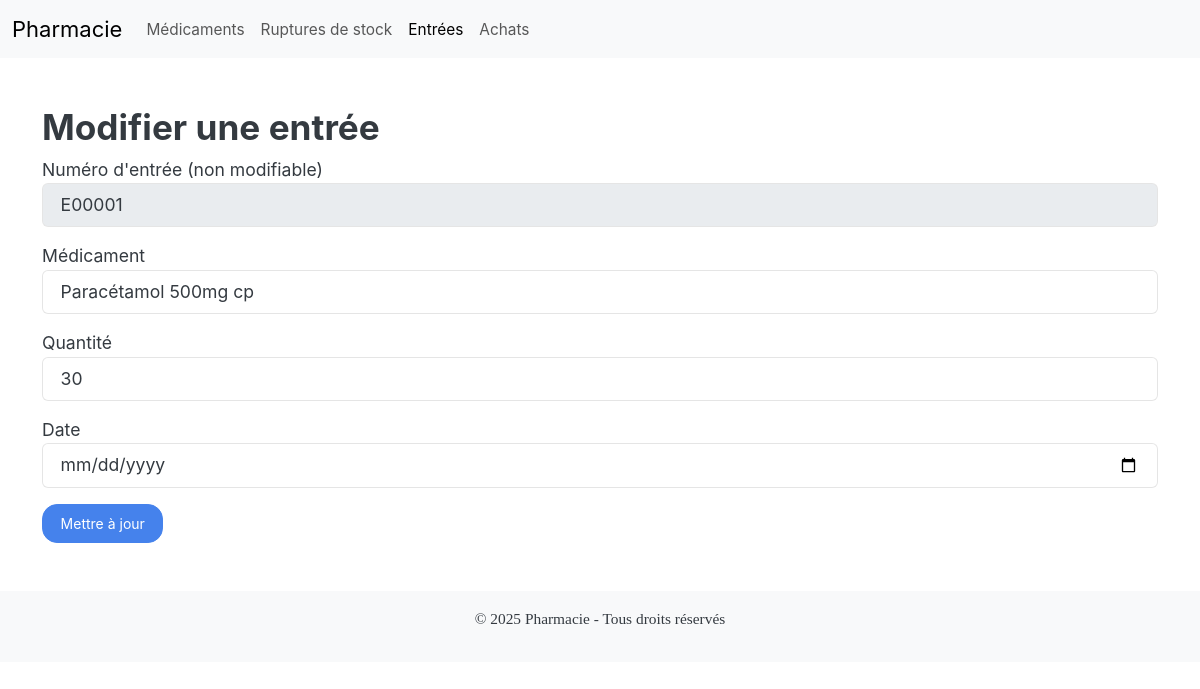
The page /index.php?controller=entree&action=edit&numEntree=E00001 on the database its author committed.
### tables this page shows
CREATE TABLE `entree` (
  `numEntree` varchar(10) NOT NULL,
  `numMedoc` varchar(10) DEFAULT NULL,
  `stockEntree` int(11) DEFAULT NULL,
  `dateEntree` date DEFAULT NULL
);

CREATE TABLE `medicament` (
  `numMedoc` varchar(10) NOT NULL,
  `Design` varchar(100) DEFAULT NULL,
  `prix_unitaire` int(11) DEFAULT NULL,
  `stock` int(11) DEFAULT 0
);

### controllers/EntreeController.php (called while the page is built, shortened)
<?php
class EntreeController {
    private $model;
    private $medicamentModel;
    public function __construct($db) {
        $this->model = new Entree($db);
        $this->medicamentModel = new Medicament($db);
    }
    public function edit($numEntree) {
        $this->model->numEntree = $numEntree;
        $stmt = $this->model->read();
        $medicaments = $this->medicamentModel->read();
        include_once 'views/entree/edit.php';
    }
}
?>

### models/Medicament.php (called while the page is built, shortened)
<?php
class Medicament {
    private $conn;
    private $table = "MEDICAMENT";
    public function __construct($db) {
        $this->conn = $db;
    }
    public function read() {
        $query = "SELECT * FROM " . $this->table;
        $stmt = $this->conn->prepare($query);
        $stmt->execute();
        return $stmt;
    }
}
?>

### models/Entree.php (called while the page is built, shortened)
<?php
class Entree {
    private $conn;
    private $table = "ENTREE";
    public function __construct($db) {
        $this->conn = $db;
    }
    public function read() {
        $query = "SELECT * FROM " . $this->table;
        $stmt = $this->conn->prepare($query);
        $stmt->execute();
        return $stmt;
    }
}
?>

### views/entree/edit.php (the view, shortened to what this page needs)
<?php include_once 'header.php'; ?>
<h2>Modifier une entrée</h2>
<?php while ($row = $stmt->fetch(PDO::FETCH_ASSOC)) {
    if ($row['numEntree'] == $this->model->numEntree) { ?>
        <form method="post">
            <div class="mb-3">
                <label>Numéro d'entrée (non modifiable)</label>
                <input type="text" name="numEntree" class="form-control" value="<?php echo $row['numEntree']; ?>" disabled>
            </div>
            <div class="mb-3">
                <label>Médicament</label>
                <select name="numMedoc" class="form-control" required>
                    <?php while ($med = $medicaments->fetch(PDO::FETCH_ASSOC)) { ?>
                        <option value="<?php echo $med['numMedoc']; ?>" <?php if ($med['numMedoc'] == $row['numMedoc']) echo 'selected'; ?>>
                            <?php echo $med['Design']; ?>
                        </option>
                    <?php } ?>
                </select>
            </div>
            <div class="mb-3">
                <label>Quantité</label>
                <input type="number" name="stockEntree" class="form-control" value="<?php echo $row['stockEntree']; ?>" required>
            </div>
            <div class="mb-3">
                <label>Date</label>
                <input type="date" name="dateEntree" class="form-control" value="<?php echo htmlspecialchars($achat['dateAchat']); ?>" max="<?php echo date('Y-m-d'); ?>" required>
            </div>
            <button type="submit" class="btn btn-primary">Mettre à jour</button>
        </form>
<?php } } ?>
<?php include_once 'footer.php'; ?>

### rows shown on the page
entree: numEntree "E00001", numMedoc "Paracétamol 500mg cp", stockEntree "30"
